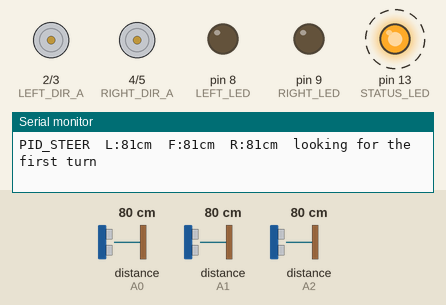
Recording of a sketch running on a simulated Arduino Uno, built with avr-gcc and run on an emulated ATmega328P. On the bench: motor-driver pin pairs drawn as motors (green arrow = first pin HIGH = forward, orange = second pin HIGH = backward, longer = more drive, scaled by the enable pin), output pins drawn as LEDs (lit = HIGH), the last lines printed to the serial monitor. Dashed ring = blinking. The inputs (shaded band) are chosen by the test bench; at power-on: distance to the obstacle (sensors on A1, A0, A2) 80 cm. The echo pulse lasts 58.3 µs per cm.

Above: at 2.4 s.
2.5 s: distance to the obstacle (sensor on A1) set to 8 cm
4.2 s: distance to the obstacle (sensor on A1) set to 5 cm
At 4.8 s:
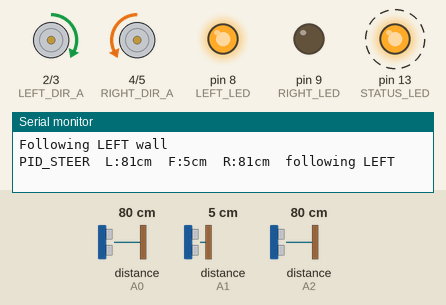
7.2 s: distance to the obstacle (sensor on A1) set to 9 cm
At 8.2 s:
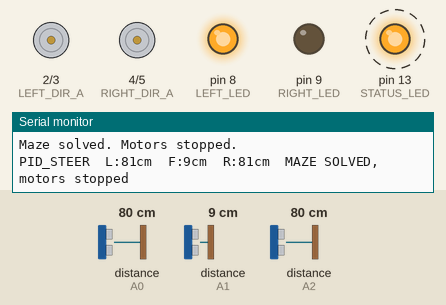
Timing chart, 0 to 16.2 s (numbered marks = the images above; inputs shaded):
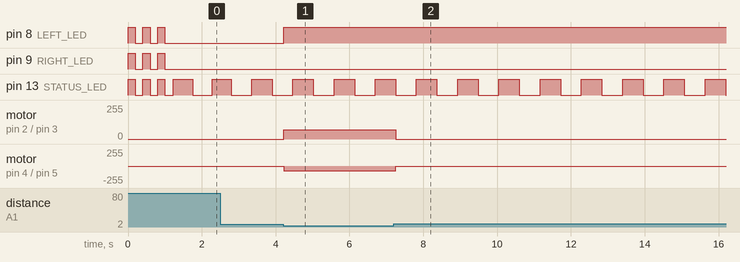

The sketch:

Striker_v3.ino
```cpp
/*
  STRIKER v3 — wall-following maze robot.
  Only edit a line that ends with <--   then upload.
*/

#include <NewPing.h>


// --- Control panel ---
// The word or number after = is your choice.

const int SIMPLE_STEER = 0;
const int PID_STEER    = 1;
// How the wheels correct while a wall is beside the robot.
//   SIMPLE_STEER  steerStrength times the distance error
//   PID_STEER     PID_KP, PID_KI, and PID_KD
const int navigation = PID_STEER ;   // <--

const int FOLLOW_AUTO  = 0;
const int FOLLOW_LEFT  = 1;
const int FOLLOW_RIGHT = 2;
// Which wall to follow.
//   FOLLOW_AUTO   picks at the first front wall
//   FOLLOW_LEFT   always left
//   FOLLOW_RIGHT  always right
const int strategy = FOLLOW_AUTO;      // <--

// Used only when strategy is FOLLOW_AUTO and both sides look the same.
//   FOLLOW_LEFT or FOLLOW_RIGHT
const int autoDefault = FOLLOW_LEFT;   // <--

// Width of one corridor, left wall to right wall, in cm.
const int corridorWidthCm = 30;        // <--

// Speed. 0 stopped, 255 full. Raise these only after it tracks the wall.
const int driveSpeed = 80;             // <-- straight
const int turnSpeed  = 70;             // <-- corners

// SIMPLE_STEER only. Higher turns harder. Lower if it wobbles.
const float steerStrength = 3.0;       // <--

// PID_STEER only. Each gain turns centimeters of error into PWM.
const float PID_KP    = 0.7;           // <-- current error. Higher reacts faster
const float PID_KI    = 0.4;           // <-- error that will not go away. Higher closes a steady gap
const float PID_KD    = 0.5;           // <-- how fast the error is changing. Higher resists a sudden swing
const float PID_LIMIT = 40;            // <-- largest PWM added to or removed from driveSpeed

// Leave the rest unless a sensor or the passage width is wrong.

// true = wheels stay off and the monitor shows distances. Open it at 115200.
const bool runCalibration     = false; // <--
const int  calibrationSeconds = 5;     // <-- how long to measure, in seconds

// false = distances come from corridorWidthCm.
// true  = type your own three distances below.
const bool manualDistances  = false;   // <--
const int manualSideWallCm  = 13;      // <-- closer than this = a side wall, cm
const int manualFrontStopCm = 8;       // <-- closer than this = stop and turn, cm
const int manualFollowCm    = 10;      // <-- how far to stay from the wall, cm

// Do not edit. A 30 cm passage gives side 13, follow 10,
// front 8 on SIMPLE_STEER or 7 on PID_STEER.
const int sideWallCm  = manualDistances ? manualSideWallCm  : corridorWidthCm * 13 / 30;
const int frontStopCm = manualDistances ? manualFrontStopCm : corridorWidthCm * (navigation == PID_STEER ? 7 : 8) / 30;
const int followCm    = manualDistances ? manualFollowCm    : corridorWidthCm * 10 / 30;

const int sensorRangeCm          = 100; // farther than this = no wall, cm
const int sensorMissesBeforeOpen = 2;   // empty pings before that sensor counts as open space
const int exitConfirmLoops       = 2;   // open readings before the maze counts as finished
const int loopDelayMs            = 50;  // pause each loop, ms


// --- Wiring. Change only if your cables differ. ---

const int LEFT_TRIG  = A3;
const int LEFT_ECHO  = A0;
const int FRONT_TRIG = A4;
const int FRONT_ECHO = A1;
const int RIGHT_TRIG = A5;
const int RIGHT_ECHO = A2;

const int LEFT_DIR_A  = 2;   // L298N IN3
const int LEFT_DIR_B  = 3;   // L298N IN4
const int RIGHT_DIR_A = 4;   // L298N IN1
const int RIGHT_DIR_B = 5;   // L298N IN2
const int LEFT_PWM    = 10;  // L298N ENB, PWM
const int RIGHT_PWM   = 11;  // L298N ENA, PWM

const int STATUS_LED = 13;
const int LEFT_LED   = 8;
const int RIGHT_LED  = 9;


// --- Sensors ---
// One object per HC-SR04. The last argument is the farthest ping it will accept.

NewPing sensorLeft (LEFT_TRIG,  LEFT_ECHO,  sensorRangeCm);
NewPing sensorFront(FRONT_TRIG, FRONT_ECHO, sensorRangeCm);
NewPing sensorRight(RIGHT_TRIG, RIGHT_ECHO, sensorRangeCm);

// Latest distance from each sensor, in cm. 0 means no good reading yet.
float leftCm  = 0;
float frontCm = 0;
float rightCm = 0;

// Pings in a row that came back empty.
int leftMisses  = 0;
int frontMisses = 0;
int rightMisses = 0;

// True when a side sensor is closer than sideWallCm, or the front is closer than frontStopCm.
bool wallLeft  = false;
bool wallFront = false;
bool wallRight = false;

// Which wall to follow. FOLLOW_LEFT and FOLLOW_RIGHT are set in setup.
// FOLLOW_AUTO leaves these false until the first front wall.
bool decided     = false;
bool followLeft  = false;
bool followRight = false;

// Exit check. The maze is not finished until a wall has been seen at least once.
int  openLoops  = 0;
bool seenWall   = false;
bool mazeSolved = false;

// PID memory. Cleared on a hard turn so the next steer starts clean.
float pidIntegral = 0;
float pidLastError = 0;
unsigned long pidLastMs = 0;


// --- Sensor reading ---

// One ping. A miss keeps the last good distance, so one bad echo
// does not look like the wall disappeared.
float readDistance(NewPing &sensor, float previous, int &misses) {
  unsigned int raw = sensor.ping_cm();

  if (raw == 0) {
    misses++;
    // Still inside a real wall: hold the last distance for a couple of misses.
    if (previous > 0 && previous < sensorRangeCm && misses < sensorMissesBeforeOpen) {
      return previous;
    }
    // Nothing measured yet. 0 means unknown, not open space.
    if (previous <= 0 && misses < sensorMissesBeforeOpen) return 0;
    return sensorRangeCm;
  }

  misses = 0;

  // A fresh wall after empty space is used as-is. Otherwise blend with the last ping.
  if (previous <= 0 || previous >= sensorRangeCm) return raw;
  return (raw + previous) / 2.0;
}

// Fill leftCm, frontCm, and rightCm.
void readSensors() {
  leftCm  = readDistance(sensorLeft,  leftCm,  leftMisses);
  frontCm = readDistance(sensorFront, frontCm, frontMisses);
  rightCm = readDistance(sensorRight, rightCm, rightMisses);
}

// Turn those distances into wall / no wall.
void findWalls() {
  wallLeft  = (leftCm  > 0 && leftCm  < sideWallCm);
  wallFront = (frontCm > 0 && frontCm < frontStopCm);
  wallRight = (rightCm > 0 && rightCm < sideWallCm);

  if (wallLeft || wallFront || wallRight) seenWall = true;
}


// --- Steering. A positive result means the robot is too far from the wall. ---

// Drop the saved error. Used when a turn starts, so old error does not kick the wheels.
void resetPid() {
  pidIntegral = 0;
  pidLastError = 0;
  pidLastMs = 0;
}

// PID_STEER correction, in PWM. error is cm. Positive means too far from the wall.
float pidStep(float error) {
  unsigned long now = millis();

  if (pidLastMs == 0) {
    pidLastError = error;
    pidLastMs = now;
    return constrain(PID_KP * error, -PID_LIMIT, PID_LIMIT);
  }

  float dt = (now - pidLastMs) / 1000.0;
  if (dt < 0.001) dt = 0.001;

  pidIntegral += error * dt;
  pidIntegral = constrain(pidIntegral, -100.0, 100.0);

  float output = PID_KP * error
               + PID_KI * pidIntegral
               + PID_KD * ((error - pidLastError) / dt);

  pidLastError = error;
  pidLastMs = now;
  return constrain(output, -PID_LIMIT, PID_LIMIT);
}

// PWM to shift the wheels. Positive means the robot is farther from the wall than followCm.
float steeringCorrection(float distance) {
  float error = distance - followCm;
  if (navigation == PID_STEER) return pidStep(error);
  return error * steerStrength;
}


// --- Calibration. Motors stay off. Serial Monitor must be 115200. ---

// Prints the choices and the three distances the robot will actually use.
void printPanel() {
  Serial.println(navigation == PID_STEER ? F("Steering: PID_STEER") : F("Steering: SIMPLE_STEER"));

  Serial.print(F("Wall: "));
  if (strategy == FOLLOW_LEFT)       Serial.println(F("LEFT"));
  else if (strategy == FOLLOW_RIGHT) Serial.println(F("RIGHT"));
  else                               Serial.println(F("AUTO"));

  Serial.print(F("Passage: "));
  Serial.print(corridorWidthCm);
  Serial.println(F(" cm, left wall to right wall"));

  Serial.print(F("Side wall "));
  Serial.print(sideWallCm);
  Serial.print(F(" cm, front stop "));
  Serial.print(frontStopCm);
  Serial.print(F(" cm, follow "));
  Serial.print(followCm);
  Serial.println(F(" cm"));

  if (manualDistances) Serial.println(F("Distances: manual"));
  else                 Serial.println(F("Distances: calculated from the passage"));

  if (sideWallCm < 1 || frontStopCm < 1 || followCm < 1) {
    Serial.println(F("Passage is too narrow. Use 20 cm or more."));
  } else if (followCm >= sideWallCm) {
    Serial.println(F("Follow distance should be smaller than the side wall distance."));
  }
}

// Add one distance to that sensor's min, max, and total. 0 counts as a miss.
void noteSample(int raw, int &minCm, int &maxCm, long &sumCm, int &count, int &misses) {
  if (raw <= 0) {
    misses++;
    return;
  }
  if (count == 0 || raw < minCm) minCm = raw;
  if (raw > maxCm) maxCm = raw;
  sumCm += raw;
  count++;
}

// One sensor row: min, average, max, and how many pings were missed.
void printSensorLine(const __FlashStringHelper *name,
                     int minCm, int maxCm, long sumCm, int count, int misses) {
  Serial.print(name);
  if (count < 1) {
    Serial.print(F("no reading, missed "));
    Serial.println(misses);
    return;
  }
  Serial.print(F("min "));
  Serial.print(minCm);
  Serial.print(F("  avg "));
  Serial.print((int)(sumCm / count));
  Serial.print(F("  max "));
  Serial.print(maxCm);
  Serial.print(F(" cm, missed "));
  Serial.println(misses);
}

// One live line. WALL means closer than sideWallCm, or frontStopCm for the front sensor.
void printDistanceLine(int leftRaw, int frontRaw, int rightRaw) {
  Serial.print(F("L:"));
  if (leftRaw <= 0) Serial.print(F("--"));
  else              Serial.print(leftRaw);
  Serial.print(leftRaw > 0 && leftRaw < sideWallCm ? F(" WALL   ") : F(" open   "));

  Serial.print(F("F:"));
  if (frontRaw <= 0) Serial.print(F("--"));
  else               Serial.print(frontRaw);
  Serial.print(frontRaw > 0 && frontRaw < frontStopCm ? F(" WALL   ") : F(" open   "));

  Serial.print(F("R:"));
  if (rightRaw <= 0) Serial.print(F("--"));
  else               Serial.print(rightRaw);
  Serial.println(rightRaw > 0 && rightRaw < sideWallCm ? F(" WALL") : F(" open"));
}

// Prints the sensor results after the robot has been sitting still and measuring.
// Also prints 3 numbers. To use them, set manualDistances to true and type
// those numbers into manualSideWallCm, manualFrontStopCm, and manualFollowCm.
void printCalibrationReport(
    int leftMin, int leftMax, long leftSum, int leftCount, int leftMiss,
    int frontMin, int frontMax, long frontSum, int frontCount, int frontMiss,
    int rightMin, int rightMax, long rightSum, int rightCount, int rightMiss) {

  Serial.println(F("--- Summary ---"));
  printSensorLine(F("Left   "), leftMin, leftMax, leftSum, leftCount, leftMiss);
  printSensorLine(F("Front  "), frontMin, frontMax, frontSum, frontCount, frontMiss);
  printSensorLine(F("Right  "), rightMin, rightMax, rightSum, rightCount, rightMiss);

  if (leftCount > 0 && rightCount > 0) {
    int airCm = (int)(leftSum / leftCount) + (int)(rightSum / rightCount);
    Serial.print(F("Air between the side sensors is about "));
    Serial.print(airCm);
    Serial.println(F(" cm."));
    Serial.print(F("The robot body fills the rest of the "));
    Serial.print(corridorWidthCm);
    Serial.println(F(" cm passage."));
    if (airCm > corridorWidthCm) {
      Serial.println(F("That is wider than the passage. Check corridorWidthCm, or a sensor is aimed past the wall."));
    }
  } else {
    Serial.println(F("Both side walls were not in range. Put the robot in a passage and run again."));
  }

  int farthest = 0;
  if (leftCount > 0) farthest = leftMax;
  if (rightCount > 0 && rightMax > farthest) farthest = rightMax;

  Serial.print(F("Panel now: side "));
  Serial.print(sideWallCm);
  Serial.print(F(", front "));
  Serial.print(frontStopCm);
  Serial.print(F(", follow "));
  Serial.println(followCm);

  if (farthest > 0) {
    int suggestedSide = farthest + 3;
    if (suggestedSide > sensorRangeCm) suggestedSide = sensorRangeCm;

    long followSum = 0;
    int followCount = 0;
    if (leftCount > 0)  { followSum += leftSum;  followCount += leftCount; }
    if (rightCount > 0) { followSum += rightSum; followCount += rightCount; }
    int suggestedFollow = followCount > 0 ? (int)(followSum / followCount) : followCm;
    if (suggestedFollow >= suggestedSide) suggestedFollow = suggestedSide - 1;
    if (suggestedFollow < 1) suggestedFollow = 1;

    int suggestedFront = frontStopCm;
    if (frontCount > 0) {
      int avgFront = (int)(frontSum / frontCount);
      if (avgFront < sideWallCm && avgFront > 4) suggestedFront = avgFront - 2;
    }

    Serial.println(F("To test the measured passage, set manualDistances true and use:"));
    Serial.print(F("  manualSideWallCm  "));
    Serial.println(suggestedSide);
    Serial.print(F("  manualFrontStopCm "));
    Serial.println(suggestedFront);
    Serial.print(F("  manualFollowCm    "));
    Serial.println(suggestedFollow);
  }
}

// Wheels stay off. Measures for calibrationSeconds, then calls printCalibrationReport.
// After that it keeps printing the live distances so you can move the robot and watch.
void runCalibrationCycle() {
  static bool started = false;
  static bool reported = false;
  static unsigned long startMs = 0;
  static unsigned long lastLine = 0;
  static int leftMin = 0, leftMax = 0, leftCount = 0, leftMiss = 0;
  static int frontMin = 0, frontMax = 0, frontCount = 0, frontMiss = 0;
  static int rightMin = 0, rightMax = 0, rightCount = 0, rightMiss = 0;
  static long leftSum = 0, frontSum = 0, rightSum = 0;

  stopMotors();

  int leftRaw  = sensorLeft.ping_cm();
  int frontRaw = sensorFront.ping_cm();
  int rightRaw = sensorRight.ping_cm();

  if (!started) {
    started = true;
    startMs = millis();
    Serial.println(F("--- Calibration ---"));
    Serial.println(F("Put the robot in a passage, facing along it."));
    Serial.print(F("Collecting for "));
    Serial.print(calibrationSeconds < 1 ? 1 : calibrationSeconds);
    Serial.println(F(" seconds."));
  }

  if (!reported) {
    noteSample(leftRaw, leftMin, leftMax, leftSum, leftCount, leftMiss);
    noteSample(frontRaw, frontMin, frontMax, frontSum, frontCount, frontMiss);
    noteSample(rightRaw, rightMin, rightMax, rightSum, rightCount, rightMiss);

    unsigned long budget = (unsigned long)(calibrationSeconds < 1 ? 1 : calibrationSeconds) * 1000UL;
    if (millis() - startMs >= budget) {
      reported = true;
      printCalibrationReport(
        leftMin, leftMax, leftSum, leftCount, leftMiss,
        frontMin, frontMax, frontSum, frontCount, frontMiss,
        rightMin, rightMax, rightSum, rightCount, rightMiss);
      Serial.println(F("Live readings. WALL means the current distances see a wall."));
    }
  }

  if (millis() - lastLine >= 400) {
    lastLine = millis();
    printDistanceLine(leftRaw, frontRaw, rightRaw);
  }

  heartbeat();
  delay(40);
}


// --- Setup ---

// Set the pins, blink the LEDs once, then print the panel.
void setup() {
  Serial.begin(115200);
  Serial.println(F("STRIKER v3"));

  pinMode(LEFT_DIR_A, OUTPUT);
  pinMode(LEFT_DIR_B, OUTPUT);
  pinMode(RIGHT_DIR_A, OUTPUT);
  pinMode(RIGHT_DIR_B, OUTPUT);
  pinMode(LEFT_PWM, OUTPUT);
  pinMode(RIGHT_PWM, OUTPUT);

  pinMode(STATUS_LED, OUTPUT);
  pinMode(LEFT_LED, OUTPUT);
  pinMode(RIGHT_LED, OUTPUT);

  blinkAllLeds(3);
  stopMotors();

  if (strategy == FOLLOW_LEFT)       lockFollow(true);
  else if (strategy == FOLLOW_RIGHT) lockFollow(false);

  printPanel();
  if (runCalibration) Serial.println(F("Calibration. Motors stay off."));
  else                Serial.println(F("Ready."));
}


// --- Loop ---

// Read, choose a wall if needed, then drive. Calibration replaces all of that.
void loop() {
  if (runCalibration) {
    runCalibrationCycle();
    return;
  }

  readSensors();
  findWalls();

  if (!mazeSolved && !decided && strategy == FOLLOW_AUTO) {
    chooseWallAtFirstTurn();
  }

  drive();
  heartbeat();
  printStatus();
  delay(loopDelayMs);
}


// --- Which wall ---

// Save the chosen wall, light that side's LED, and clear any old steering error.
void lockFollow(bool left) {
  followLeft  = left;
  followRight = !left;
  decided     = true;
  resetPid();

  digitalWrite(LEFT_LED,  left ? HIGH : LOW);
  digitalWrite(RIGHT_LED, left ? LOW  : HIGH);

  if (left) Serial.println(F("Following LEFT wall"));
  else      Serial.println(F("Following RIGHT wall"));
}

// Wait for a wall in front, then follow the side that is open.
void chooseWallAtFirstTurn() {
  if (!wallFront) return;

  if (!wallLeft && wallRight)       lockFollow(true);   // opening on the left
  else if (wallLeft && !wallRight)  lockFollow(false);  // opening on the right
  else                              lockFollow(autoDefault != FOLLOW_RIGHT); // both open, or a dead end
}


// --- Driving ---

// Follow the chosen wall, or creep until one is chosen. Stop when the passage opens up.
void drive() {
  if (mazeSolved) {
    stopMotors();
    return;
  }

  // No walls. Stop immediately so it does not roll off the table.
  if (!wallLeft && !wallFront && !wallRight) {
    stopMotors();
    if (!seenWall) return; // empty pings at startup are not an exit

    openLoops++;
    if (openLoops >= exitConfirmLoops) {
      mazeSolved = true;
      Serial.println(F("Maze solved. Motors stopped."));
    }
    return;
  }

  openLoops = 0;

  // Wall chosen: follow it.
  // Not yet: wait if a wall is in front. With both sides visible, PID_STEER
  // steers toward the nearer one. Otherwise creep forward.
  if (followLeft)       followWall(true);
  else if (followRight) followWall(false);
  else if (wallFront)   stopMotors();
  else if (navigation == PID_STEER && wallLeft && wallRight) centerInCorridor();
  else                  moveForward(driveSpeed / 2);
}

// onLeft true hugs the left wall. false hugs the right wall.
void followWall(bool onLeft) {
  bool sideWall = onLeft ? wallLeft : wallRight;

  // Front wall: turn away from the wall we are following.
  // Side wall gone: turn toward where it should be.
  if (wallFront || !sideWall) {
    resetPid();
    if (wallFront) {
      if (onLeft) turnRight();
      else        turnLeft();
    } else if (onLeft) {
      turnLeft();
    } else {
      turnRight();
    }
    return;
  }

  float distance = onLeft ? leftCm : rightCm;
  float correction = steeringCorrection(distance);
  if (!onLeft) correction = -correction;

  driveMotors(driveSpeed - correction, driveSpeed + correction);
}

// PID_STEER only, before a wall is chosen, and only when both side walls are visible.
// Steers toward the nearer side wall.
void centerInCorridor() {
  int creep = driveSpeed / 2;
  float correction = (rightCm - leftCm) * 2.0;
  driveMotors(creep - correction, creep + correction);
}


// --- Motors ---

// Both wheels forward at the same speed.
void moveForward(int speed) {
  driveMotors(speed, speed);
}

// Both wheels forward. Each speed is PWM, 0 to 255.
void driveMotors(int leftSpeed, int rightSpeed) {
  leftSpeed  = constrain(leftSpeed,  0, 255);
  rightSpeed = constrain(rightSpeed, 0, 255);
  digitalWrite(LEFT_DIR_A, HIGH);
  digitalWrite(LEFT_DIR_B, LOW);
  digitalWrite(RIGHT_DIR_A, HIGH);
  digitalWrite(RIGHT_DIR_B, LOW);
  analogWrite(LEFT_PWM, leftSpeed);
  analogWrite(RIGHT_PWM, rightSpeed);
}

// Spin in place. Left wheel reverses, right wheel stays forward.
void turnLeft() {
  int speed = constrain(turnSpeed, 0, 255);
  digitalWrite(LEFT_DIR_A, LOW);
  digitalWrite(LEFT_DIR_B, HIGH);
  digitalWrite(RIGHT_DIR_A, HIGH);
  digitalWrite(RIGHT_DIR_B, LOW);
  analogWrite(LEFT_PWM, speed);
  analogWrite(RIGHT_PWM, speed);
}

// Spin in place. Right wheel reverses, left wheel stays forward.
void turnRight() {
  int speed = constrain(turnSpeed, 0, 255);
  digitalWrite(LEFT_DIR_A, HIGH);
  digitalWrite(LEFT_DIR_B, LOW);
  digitalWrite(RIGHT_DIR_A, LOW);
  digitalWrite(RIGHT_DIR_B, HIGH);
  analogWrite(LEFT_PWM, speed);
  analogWrite(RIGHT_PWM, speed);
}

// Both direction pins low, so the driver lets the motors stop.
void stopMotors() {
  digitalWrite(LEFT_DIR_A, LOW);
  digitalWrite(LEFT_DIR_B, LOW);
  digitalWrite(RIGHT_DIR_A, LOW);
  digitalWrite(RIGHT_DIR_B, LOW);
  analogWrite(LEFT_PWM, 0);
  analogWrite(RIGHT_PWM, 0);
}


// --- LEDs and serial ---

// Blink the onboard LED so you can see the program is running.
void heartbeat() {
  static unsigned long last = 0;
  static bool on = false;
  if (millis() - last < 500) return;
  last = millis();
  on = !on;
  digitalWrite(STATUS_LED, on ? HIGH : LOW);
}

// Flash every LED at startup. times is how many flashes.
void blinkAllLeds(int times) {
  for (int i = 0; i < times; i++) {
    digitalWrite(STATUS_LED, HIGH);
    digitalWrite(LEFT_LED, HIGH);
    digitalWrite(RIGHT_LED, HIGH);
    delay(200);
    digitalWrite(STATUS_LED, LOW);
    digitalWrite(LEFT_LED, LOW);
    digitalWrite(RIGHT_LED, LOW);
    delay(200);
  }
}

// Distances and the current wall, about twice a second.
void printStatus() {
  static unsigned long last = 0;
  if (millis() - last < 500) return;
  last = millis();

  Serial.print(navigation == PID_STEER ? F("PID_STEER  ") : F("SIMPLE_STEER  "));
  Serial.print(F("L:"));     Serial.print(leftCm, 0);
  Serial.print(F("cm  F:")); Serial.print(frontCm, 0);
  Serial.print(F("cm  R:")); Serial.print(rightCm, 0);
  Serial.print(F("cm  "));

  if (mazeSolved)           Serial.println(F("MAZE SOLVED, motors stopped"));
  else if (followLeft)      Serial.println(F("following LEFT"));
  else if (followRight)     Serial.println(F("following RIGHT"));
  else                      Serial.println(F("looking for the first turn"));
}
```

Measured:
- the behaviour switches between 7 and 6 cm on distance to the obstacle (sensor on A1) (found by bisection; images 0 and 1)
- after the input at 4.2 s, pin 8 (LEFT_LED): LOW → HIGH at once; motor on pin 2 (LEFT_DIR_A) / pin 3 (LEFT_DIR_B): stopped → forward 70/255 at once; motor on pin 4 (RIGHT_DIR_A) / pin 5 (RIGHT_DIR_B): stopped → backward 70/255 at once
- after the input at 7.2 s, motor on pin 2 (LEFT_DIR_A) / pin 3 (LEFT_DIR_B): forward 70/255 → stopped after 0.05 s; motor on pin 4 (RIGHT_DIR_A) / pin 5 (RIGHT_DIR_B): backward 70/255 → stopped after 0.05 s
- by itself, pin 13 (STATUS_LED): alternates HIGH for 0.56 s and LOW for 0.56 s
